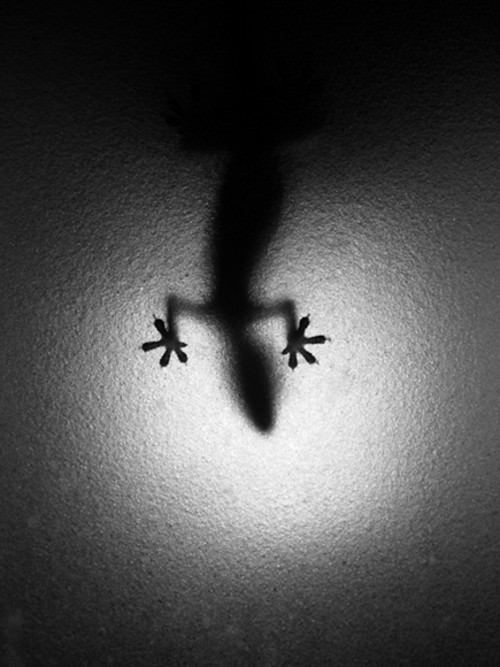
#> input picture Meet02/itemputih.jpg, 500 x 667 px
$ python tes3.py
#> lines starting #> are read from the running program, lines starting #| are printed output that depends on the picture
from tkinter import Tk, filedialog
from PIL import Image, ImageOps
import numpy as np
import os

# Function to select an image file from a specific directory
def select_image(directory):
    root = Tk()
    root.withdraw()  # Hide the root window

    # Set initial directory for file dialog
    file_path = filedialog.askopenfilename(initialdir=directory, filetypes=[("Image files", "*.jpg;*.jpeg;*.png;*.bmp")])
#> the answer given: itemputih.jpg
    return file_path

# Main function
def main():
    # Specify the directory from which to choose an image
    directory = "C:\OneDrive\Document\Petra\Sem5\COMVIS\Lab Kelasz\Meet02\itemputih.jpg"  # Change this to your desired directory

    # Ensure the directory exists
    if not os.path.exists(directory):
        print(f"Directory does not exist: {directory}")
        return

    # Select an image file from the specified directory
    image_path = select_image(directory)

    if not image_path:
        print("No image selected.")
        return

    # Load the image
    image = Image.open(image_path).convert('L')  # Convert to grayscale
#> image is the input picture: PIL image 500x667 L; min 0, max 254, mean 77.6
    image_array = np.array(image)


    # Get image dimensions
    height, width = image_array.shape
#> height = 667; width = 500
    print(f"Image Dimensions: Width = {width}px, Height = {height}px")
#| Image Dimensions: Width = 500px, Height = 667px


    flipped_array2 = np.copy(image_array)
    for i in range(height):
        for j in range(width):
            flipped_array2[i][j] = image_array[i][width - j -1]
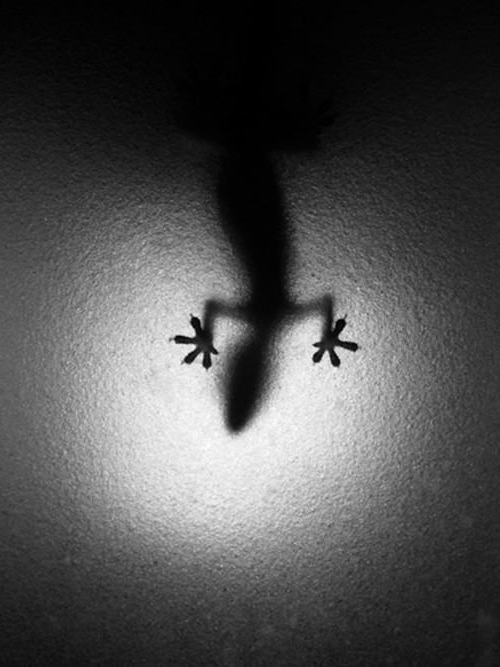
#> flipped_array2: shape (667, 500); min 0, max 254, mean 77.6

    flipped_array2_image = Image.fromarray(flipped_array2)
    flipped_array2_image.save('flipped2.png')

    # [7 lines of commented-out code are left out]

    for j in range(width):
        print(f"{0}, {j} = {image_array[0][j]}")
#> this loop made 500 passes
#| 0, 0 = 4
#| 0, 1 = 4
#| 0, 2 = 4
#| 0, 3 = 5
#| 0, 4 = 5
#| 0, 5 = 4
#| 0, 6 = 4
#| 0, 7 = 3
#> (further printed lines are left out)

    inverted_array = np.copy(image_array)
    for i in range(height):
        for j in range(width):
            inverted_array[i][j] = min(image_array[i][j] + 50, 255)
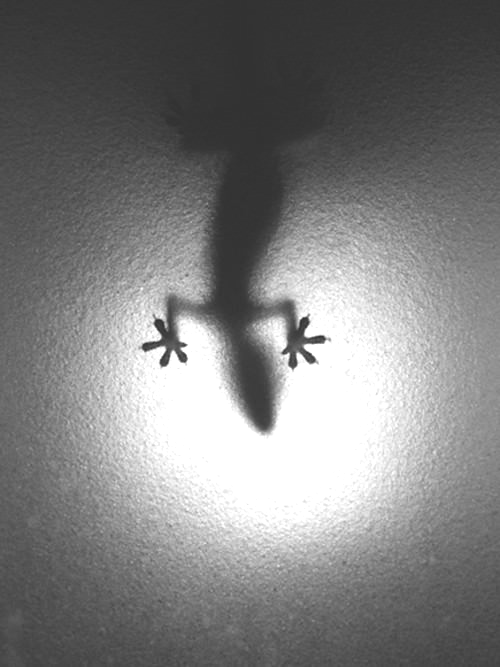
#> inverted_array: shape (667, 500); min 50, max 255, mean 125.9

    inverted_array_image = Image.fromarray(inverted_array)
    inverted_array_image.save('brighter.png')

    # Flip the image vertically
    flipped_image = ImageOps.flip(image)
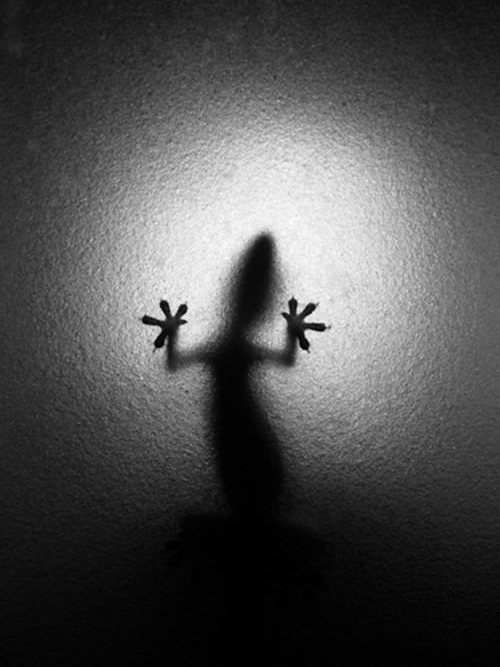
#> flipped_image: PIL image 500x667 L; min 0, max 254, mean 77.6

    # Convert the flipped image back to an array if needed
    flipped_array = np.array(flipped_image)

    flipped_image_from_array = Image.fromarray(flipped_array)
    flipped_image_from_array.save("output.png")

    # Display the flipped image using PIL
    flipped_image.show()

if __name__ == "__main__":
    main()

$ run again, with Meet02/inverted.png saved as Meet02/itemputih.jpg
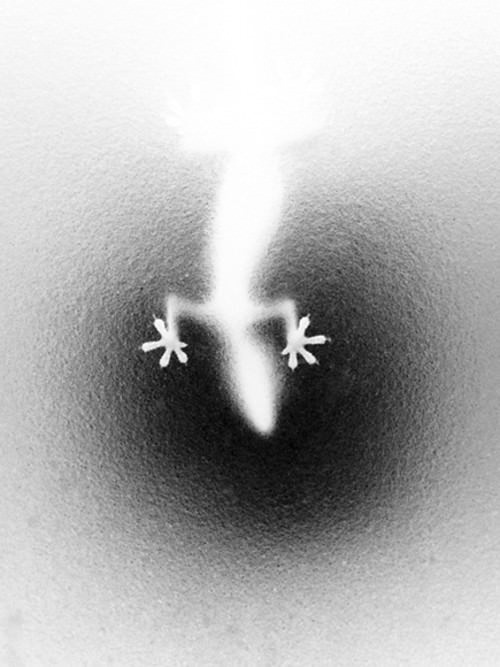
#> input picture Meet02/inverted.png, 500 x 667 px
#> in main, image is the input picture: PIL image 500x667 L; min 1, max 255, mean 177.5
#| Image Dimensions: Width = 500px, Height = 667px
#> the loop in main, `for j in range(width):` made 500 passes
#| 0, 0 = 251
#| 0, 1 = 251
#| 0, 2 = 250
#| 0, 3 = 250
#| 0, 4 = 250
#> (further printed lines are left out)
#> after the loop in main, `for i in range(height):`:
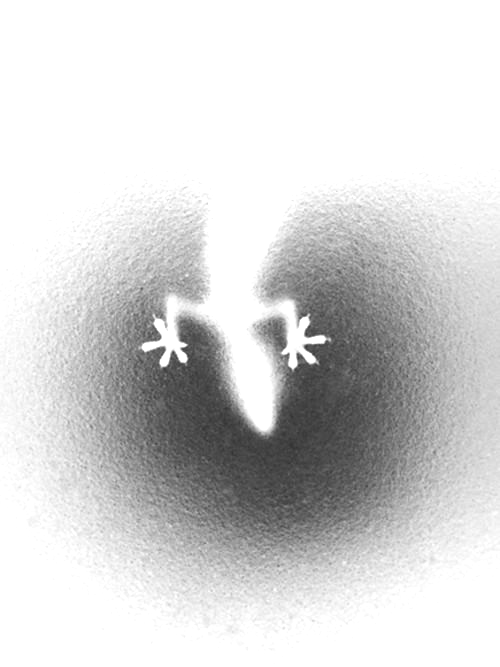
#> inverted_array: shape (667, 500); min 51, max 255, mean 213.8
#> in main, `flipped_image = ImageOps.flip(image)`:
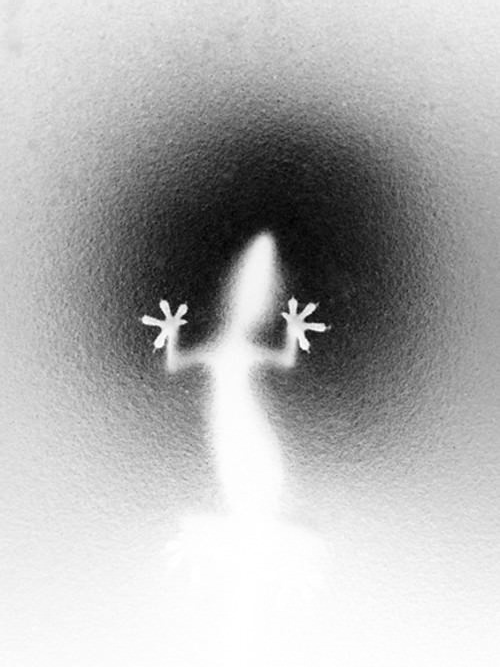
#> flipped_image: PIL image 500x667 L; min 1, max 255, mean 177.5
